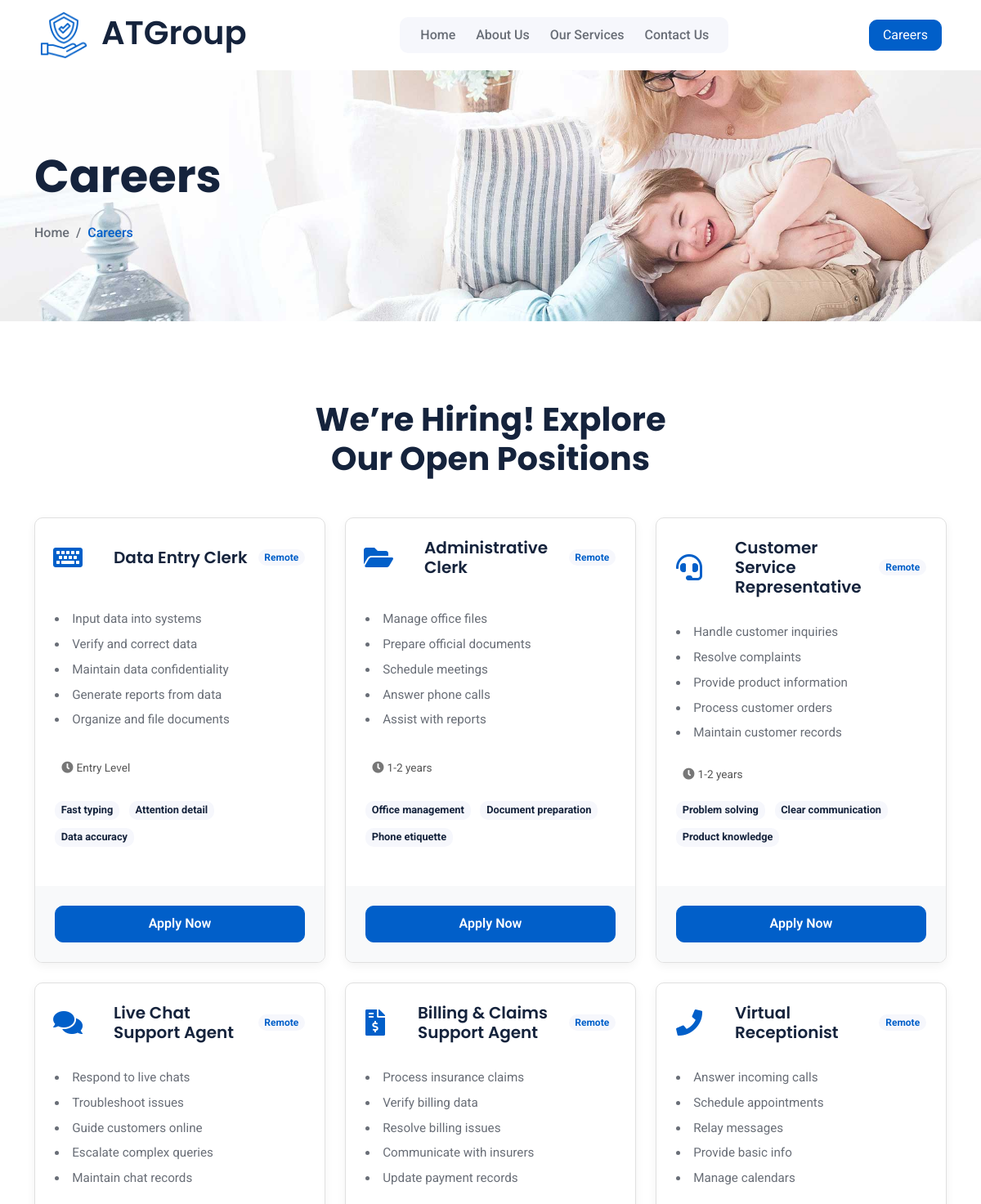
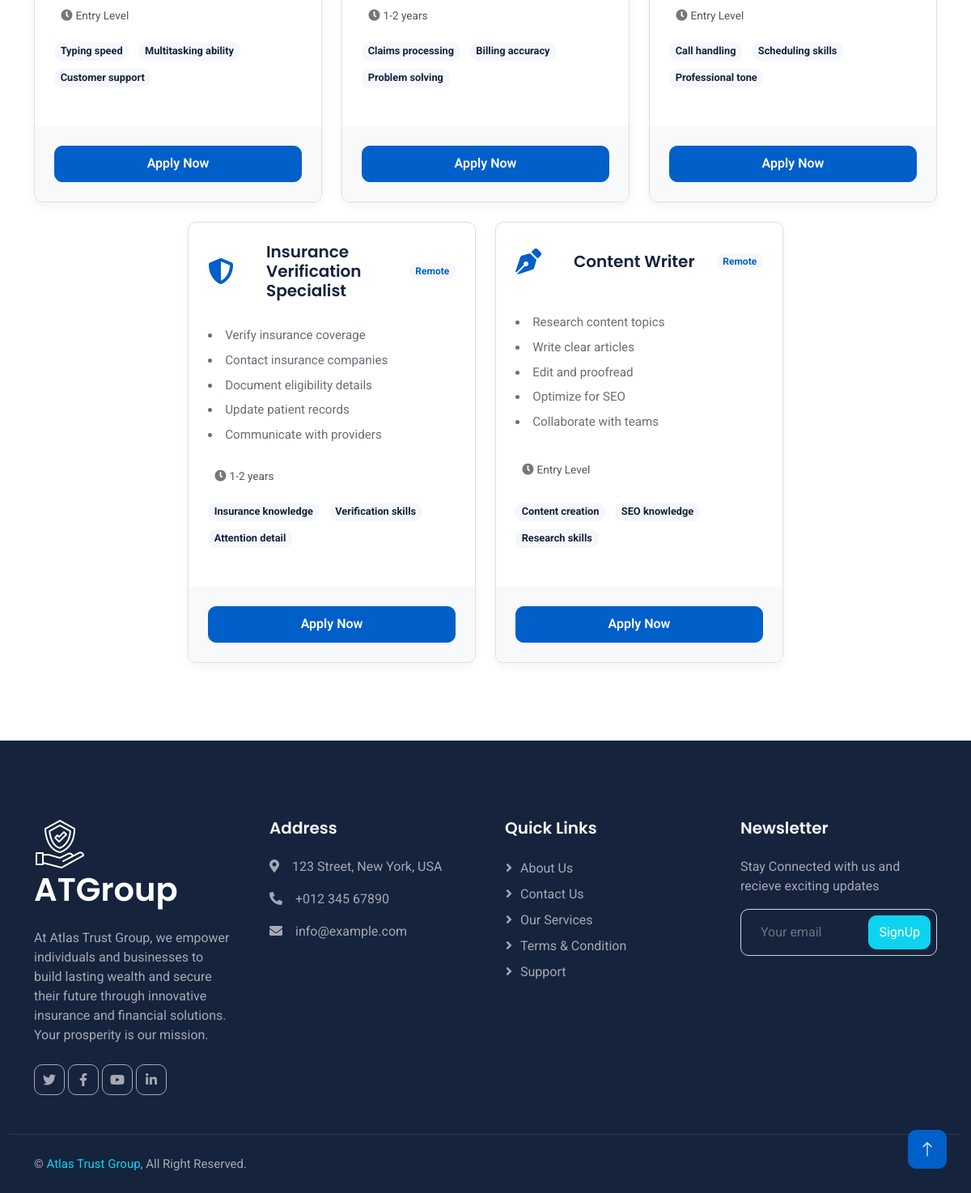
The app's page /careers/ with its own data (2 pictures, top to bottom).
### base/models.py (models this page shows, shortened)
class Career(models.Model):
    EXPERIENCE_CHOICES = [
        ('entry', 'Entry Level'),
        ('mid', '1-2 years'),
        ('senior', '3-4 years'),
    ]
    WORK_TYPE_CHOICES = [
        ('remote', 'Remote'),
        ('onsite', 'Onsite'),
        ('hybrid', 'Hybrid'),
    ]
    title = models.CharField(max_length=200)
    slug = models.SlugField(unique=True, blank=True)
    description = models.TextField(blank=True, null=True)
    icon = models.CharField(max_length=200, blank=True, null=True)
    experience = MultiSelectField(
        choices=EXPERIENCE_CHOICES,
        blank=True
    )
    work_type = MultiSelectField(
        choices=WORK_TYPE_CHOICES,
        blank=True
    )
    responsibilities = models.JSONField(default=list, blank=True)
    skills = models.JSONField(default=list, blank=True)
    location = models.CharField(max_length=200, blank=True, null=True)

### base/views.py (the view)
# urls.py: path('careers/', careers, name='careers'),
def careers(request):
    careers = Career.objects.all()
    context = {
        'careers': careers
    }
    return render(request, 'base/careers.html', context)

### base/templates/base/careers.html
{% extends 'main.html' %}
{% load static %}
{% block content %}
 <div
 class="container-fluid page-header py-5 mb-5 wow fadeIn"
 data-wow-delay="0.1s"
>
 <div class="container py-5">
   <h1 class="display-4 animated slideInDown mb-4">Careers</h1>
   <nav aria-label="breadcrumb animated slideInDown">
     <ol class="breadcrumb mb-0">
       <li class="breadcrumb-item"><a href="{% url 'home' %}">Home</a></li>
       <li class="breadcrumb-item active" aria-current="page">Careers</li>
     </ol>
   </nav>
 </div>
</div>
<div class="container-xxl py-5">
    <div class="container">
      <div class="text-center mx-auto" style="max-width: 500px">
        <h1 class="display-6 mb-5">
          We’re Hiring! Explore Our Open Positions
        </h1>
      </div>
      <div class="row g-4 justify-content-center">
        {% for career in careers %}
        <div class="col-lg-4 col-md-6">
            <div class="job-item rounded h-100 d-flex flex-column">
              <div class="job-body flex-grow-1 p-4">
                <div class="d-flex align-items-center mb-3">
                  <div class="job-icon me-3">
                    <i class="{{career.icon}}"></i>
                  </div>
                  <h4 class="job-title mb-0">{{career.title}}</h4>
                  <span class="badge bg-light text-primary ms-auto">{{career.location}}</span>
                </div>
                <ul class="job-responsibilities mb-3">
                  {% for responsibility in career.responsibilities %}
                  <li>{{responsibility}}</li>
                  {% endfor %}
                </ul>
                <div class="job-experience mb-3">
                  <i class="fas fa-clock me-1"></i>
                  <span>{{career.experience}}</span>
                </div>
                <div class="job-tags">
                  {% for skill in career.skills %}
                  <span class="badge bg-light text-dark">{{skill}}</span>
                  {% endfor %}
                </div>
              </div>
              <div class="job-footer p-4">
                <a href="{% url 'career' slug=career.slug%}" class="btn btn-primary w-100">Apply Now</a>
              </div>
            </div>
          </div>
          {% endfor %}
      </div>
    </div>
  </div>
{% endblock content %}

### templates/main.html (shortened to what this page needs)
{% load static %}
<!DOCTYPE html>
<html lang="en">
  <head>
    <link
      href="https://cdnjs.cloudflare.com/ajax/libs/font-awesome/5.10.0/css/all.min.css"
      rel="stylesheet"
    />
    <link
      href="https://cdn.jsdelivr.net/npm/bootstrap-icons@1.4.1/font/bootstrap-icons.css"
      rel="stylesheet"
    />
    <link href="{% static 'lib/animate/animate.min.css' %}" rel="stylesheet" />
    <link href="{% static 'lib/owlcarousel/assets/owl.carousel.min.css'%}" rel="stylesheet" />
    <link href="{% static 'css/bootstrap.min.css'%}" rel="stylesheet" />
    <link href="{%  static 'css/style.css' %}" rel="stylesheet" />
  </head>
  <body>
    {% include 'navbar.html' %}
        {% block content %}
        {% endblock content %}
    {% include 'footer.html' %}
    <a href="#" class="btn btn-lg btn-primary btn-lg-square back-to-top"
      ><i class="bi bi-arrow-up"></i
    ></a>
  </body>
</html>

### templates/navbar.html (shortened to what this page needs)
{% load static %}
{% block content %}
<nav class="navbar navbar-expand-lg bg-white navbar-light sticky-top px-4 px-lg-5">
  <a href="{% url 'home' %}" class="navbar-brand d-flex align-items-center">
    <h1 class="m-0">
      <img class="img-fluid me-3" src="img/icon/icon-02-primary.png" alt="" />ATGroup
    </h1>
  </a>
  <div class="collapse navbar-collapse" id="navbarCollapse">
    <div class="navbar-nav mx-auto bg-light rounded pe-4 py-3 py-lg-0">
      <a href="{% url 'home' %}"    class="nav-item nav-link">Home</a>
      <a href="{% url 'about' %}"   class="nav-item nav-link">About Us</a>
      <a href="{% url 'services' %}"class="nav-item nav-link">Our Services</a>
      <a href="{% url 'contact' %}" class="nav-item nav-link">Contact Us</a>
    </div>
  </div>
  <a
    href="{% url 'careers' %}"
    class="btn btn-primary px-3 d-none d-lg-block"
  >
    Careers
  </a>
</nav>
{% endblock content  %}

### templates/footer.html
{% load static %}
{% block content %}
<div
class="container-fluid bg-dark footer mt-5 pt-5 wow fadeIn"
data-wow-delay="0.1s"
>
<div class="container py-5">
  <div class="row g-5">
    <div class="col-lg-3 col-md-6">
      <h1 class="text-white mb-4">
        <img
          class="img-fluid me-3"
          src="img/icon/icon-02-light.png"
          alt=""
        />ATGroup
      </h1>
      <p>
        At Atlas Trust Group, we empower individuals and businesses to build lasting wealth and secure their future through innovative insurance and financial solutions. Your prosperity is our mission.
      </p>
      <div class="d-flex pt-2">
        <a class="btn btn-square me-1" href=""
          ><i class="fab fa-twitter"></i
        ></a>
        <a class="btn btn-square me-1" href=""
          ><i class="fab fa-facebook-f"></i
        ></a>
        <a class="btn btn-square me-1" href=""
          ><i class="fab fa-youtube"></i
        ></a>
        <a class="btn btn-square me-0" href=""
          ><i class="fab fa-linkedin-in"></i
        ></a>
      </div>
    </div>
    <div class="col-lg-3 col-md-6">
      <h5 class="text-light mb-4">Address</h5>
      <p>
        <i class="fa fa-map-marker-alt me-3"></i>123 Street, New York, USA
      </p>
      <p><i class="fa fa-phone-alt me-3"></i>+012 345 67890</p>
      <p><i class="fa fa-envelope me-3"></i>info@example.com</p>
    </div>
    <div class="col-lg-3 col-md-6">
      <h5 class="text-light mb-4">Quick Links</h5>
      <a class="btn btn-link" href="{% url 'about' %}">About Us</a>
      <a class="btn btn-link" href="{% url 'contact' %}">Contact Us</a>
      <a class="btn btn-link" href="{% url 'services' %}">Our Services</a>
      <a class="btn btn-link" href="">Terms & Condition</a>
      <a class="btn btn-link" href="{% url 'contact' %}">Support</a>
    </div>
    <div class="col-lg-3 col-md-6">
      <h5 class="text-light mb-4">Newsletter</h5>
      <p>Stay Connected with us and recieve exciting updates</p>
      <div class="position-relative mx-auto" style="max-width: 400px">
        <input
          class="form-control bg-transparent w-100 py-3 ps-4 pe-5"
          type="text"
          placeholder="Your email"
        />
        <button
          type="button"
          class="btn btn-secondary py-2 position-absolute top-0 end-0 mt-2 me-2"
        >
          SignUp
        </button>
      </div>
    </div>
  </div>
</div>
<div class="container-fluid copyright">
  <div class="container">
    <div class="row">
      <div class="col-md-6 text-center text-md-start mb-3 mb-md-0">
        &copy; <a href="#">Atlas Trust Group</a>, All Right Reserved.
      </div>
    </div>
  </div>
</div>
</div>
{% endblock content %}

### static/css/style.css (style rules this page uses)
:root { --primary: #015FC9; --secondary: #0DD3F1; --light: #F6F7FC; --dark: #15233C; }
.back-to-top { position: fixed; display: none; right: 30px; bottom: 30px; z-index: 99; }
.btn { transition: .5s; }
.btn.btn-primary, .btn.btn-outline-primary:hover, .btn.btn-secondary, .btn.btn-outline-secondary:hover { color: #FFFFFF; }
.btn-square { width: 38px; height: 38px; }
.btn-lg-square { width: 48px; height: 48px; }
.btn-square, .btn-sm-square, .btn-lg-square { padding: 0; display: flex; align-items: center; justify-content: center; font-weight: normal; }
.navbar.sticky-top { top: -100px; transition: .5s; }
.navbar .navbar-brand img { max-height: 60px; }
.navbar .navbar-nav .nav-link { margin-left: 25px; padding: 10px 0; color: #696E77; font-weight: 500; outline: none; }
.page-header { background: url(../img/carousel-1.jpg) center center no-repeat; background-size: cover; }
.page-header .breadcrumb-item, .page-header .breadcrumb-item a { font-weight: 500; }
.page-header .breadcrumb-item a, .page-header .breadcrumb-item+.breadcrumb-item::before { color: #696E77; }
.page-header .breadcrumb-item a:hover, .page-header .breadcrumb-item.active { color: var(--primary); }
.job-item { display: flex; flex-direction: column; border: 1px solid #e0e0e0; border-radius: 0.75rem; box-shadow: 0 4px 12px rgba(0,0,0,0.05); overflow: hidden; background: #fff; }
.job-body { display: flex; flex-direction: column; justify-content: space-between; padding: 1.5rem; }
.job-icon { width: 48px; height: 48px; display: flex; align-items: center; justify-content: center; color: #007bff; }
.job-title { font-size: 1.25rem; font-weight: 600; margin-left: 0.5rem; }
.job-responsibilities { list-style: disc inside; margin: 1rem 0; padding: 0; }
.job-responsibilities li { margin-bottom: 0.5rem; font-size: 0.95rem; }
.job-experience { display: inline-flex; align-items: center; color: #555; font-size: .85rem; padding: .35em .6em; border-radius: .5rem; }
.job-experience i { font-size: .9rem; color: #777; }
.job-tags { margin-bottom: 1rem; }
.job-tags .badge { margin-right: 0.5rem; margin-bottom: 0.5rem; font-size: 0.8rem; padding: 0.4em 0.6em; }
.job-footer { padding: 1rem; background-color: #f8f9fa; padding-top: .75rem; }
.job-footer .btn { font-weight: 600; padding: 0.6rem; }
.footer { color: #A7A8B4; }
.footer .btn.btn-link { display: block; margin-bottom: 5px; padding: 0; text-align: left; color: #A7A8B4; font-weight: normal; text-transform: capitalize; transition: .3s; }
.footer .btn.btn-link::before { position: relative; content: "\f105"; font-family: "Font Awesome 5 Free"; font-weight: 900; color: #A7A8B4; margin-right: 10px; }
.footer .btn.btn-square { color: #A7A8B4; border: 1px solid#A7A8B4; }
.footer .copyright { padding: 25px 0; font-size: 15px; border-top: 1px solid rgba(256, 256, 256, .1); }
.footer .copyright a { color: var(--secondary); }

### records on screen
Career: title "Data Entry Clerk", location "Remote", responsibilities "Input data into systems" "Verify and correct data" "Maintain data confidentiality" "Generate reports from data" "Organize and file documents", experience "Entry Level", skills "Fast typing" "Attention detail" "Data accuracy"
Career: title "Administrative Clerk", location "Remote", responsibilities "Manage office files" "Prepare official documents" "Schedule meetings" "Answer phone calls" "Assist with reports", experience "1-2 years", skills "Office management" "Document preparation" "Phone etiquette"
Career: title "Customer Service Representative", location "Remote", responsibilities "Handle customer inquiries" "Resolve complaints" "Provide product information" "Process customer orders" "Maintain customer records", experience "1-2 years", skills "Problem solving" "Clear communication" "Product knowledge"
Career: title "Live Chat Support Agent", location "Remote", responsibilities "Respond to live chats" "Troubleshoot issues" "Guide customers online" "Escalate complex queries" "Maintain chat records", experience "Entry Level", skills "Typing speed" "Multitasking ability" "Customer support"
Career: title "Billing & Claims Support Agent", location "Remote", responsibilities "Process insurance claims" "Verify billing data" "Resolve billing issues" "Communicate with insurers" "Update payment records", experience "1-2 years", skills "Claims processing" "Billing accuracy" "Problem solving"
Career: title "Virtual Receptionist", location "Remote", responsibilities "Answer incoming calls" "Schedule appointments" "Relay messages" "Provide basic info" "Manage calendars", experience "Entry Level", skills "Call handling" "Scheduling skills" "Professional tone"
Career: title "Insurance Verification Specialist", location "Remote", responsibilities "Verify insurance coverage" "Contact insurance companies" "Document eligibility details" "Update patient records" "Communicate with providers", experience "1-2 years", skills "Insurance knowledge" "Verification skills" "Attention detail"
Career: title "Content Writer", location "Remote", responsibilities "Research content topics" "Write clear articles" "Edit and proofread" "Optimize for SEO" "Collaborate with teams", experience "Entry Level", skills "Content creation" "SEO knowledge" "Research skills"
